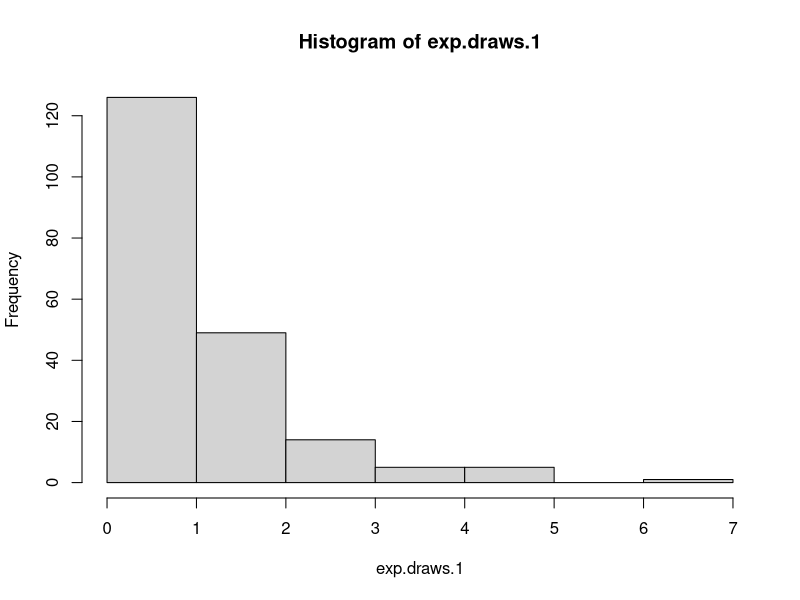
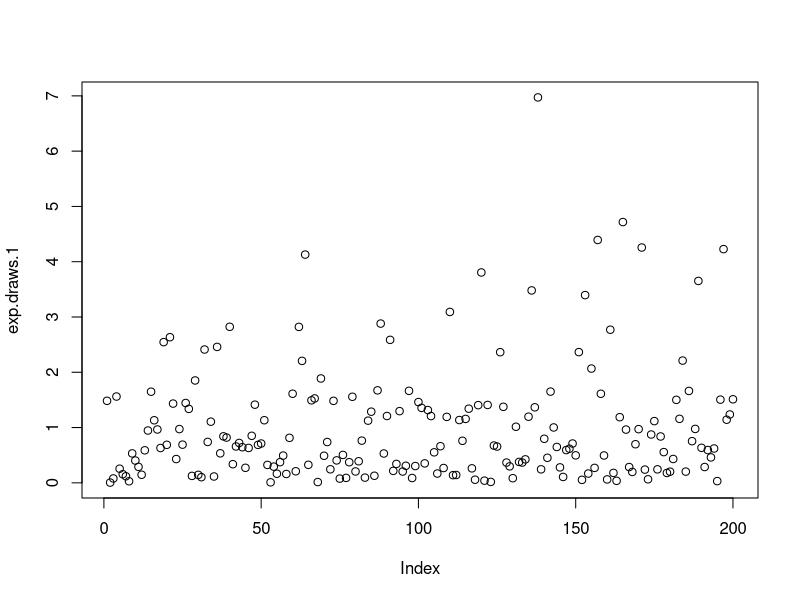
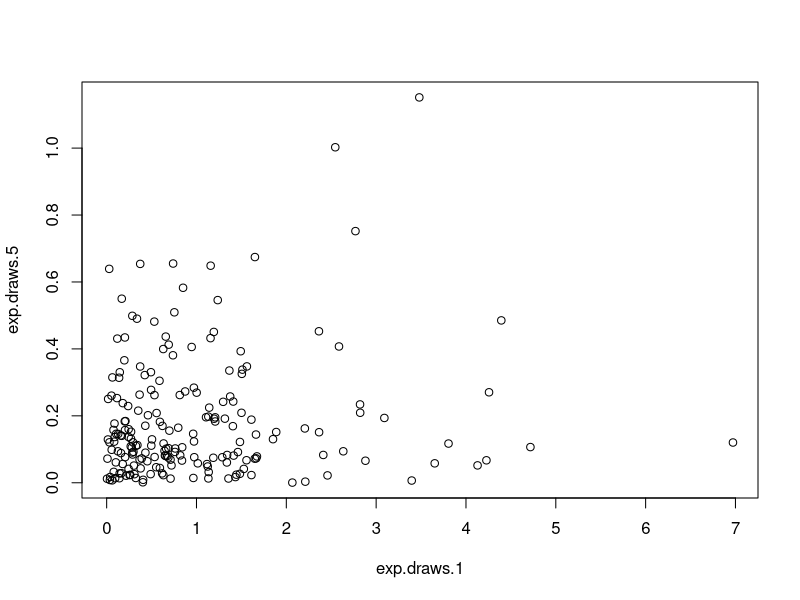
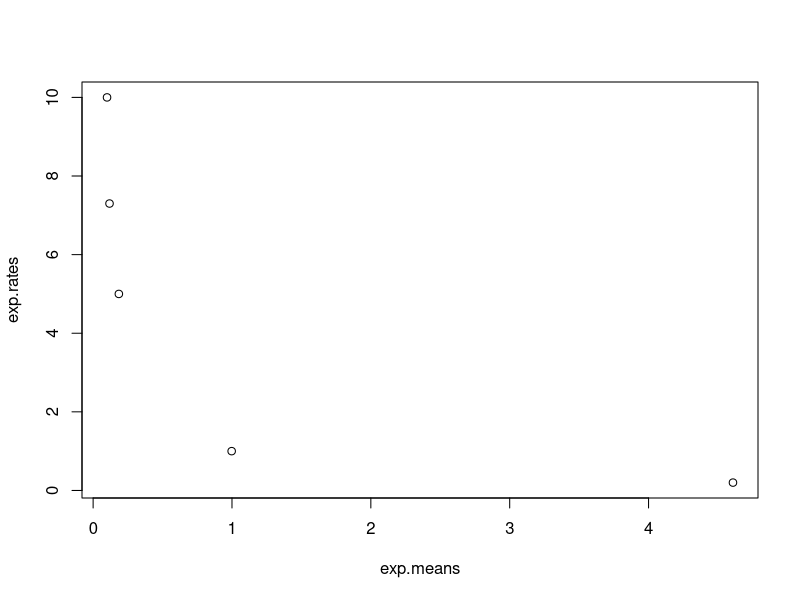
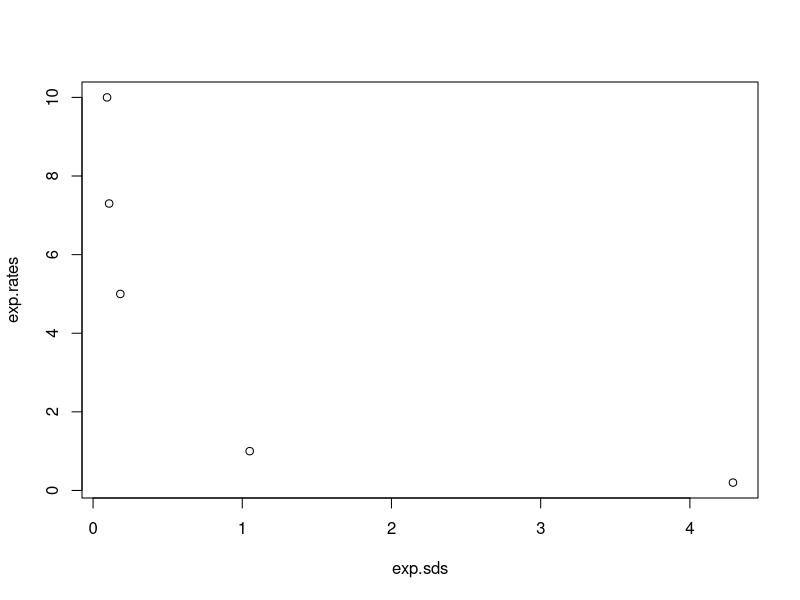
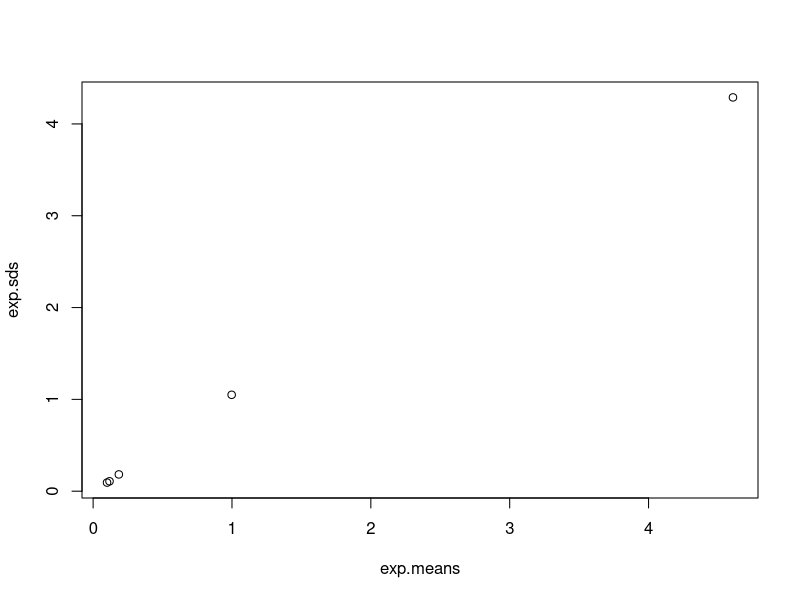
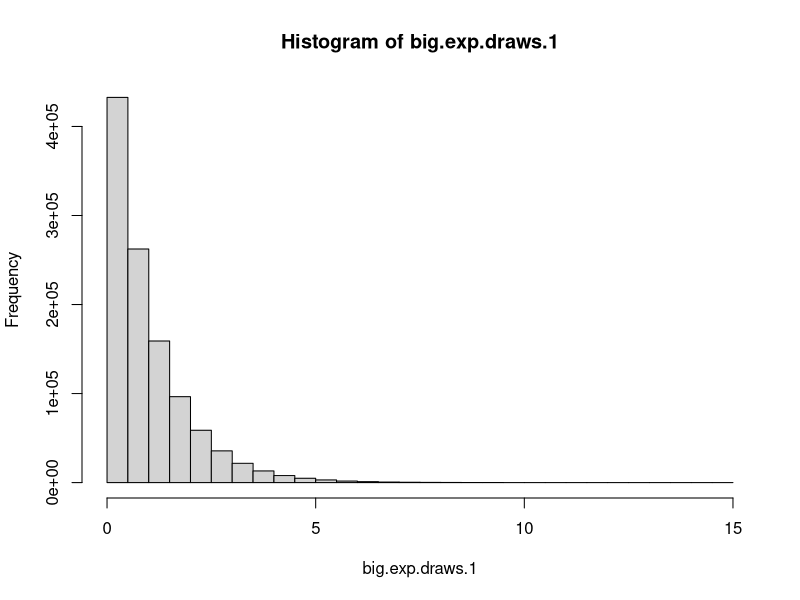
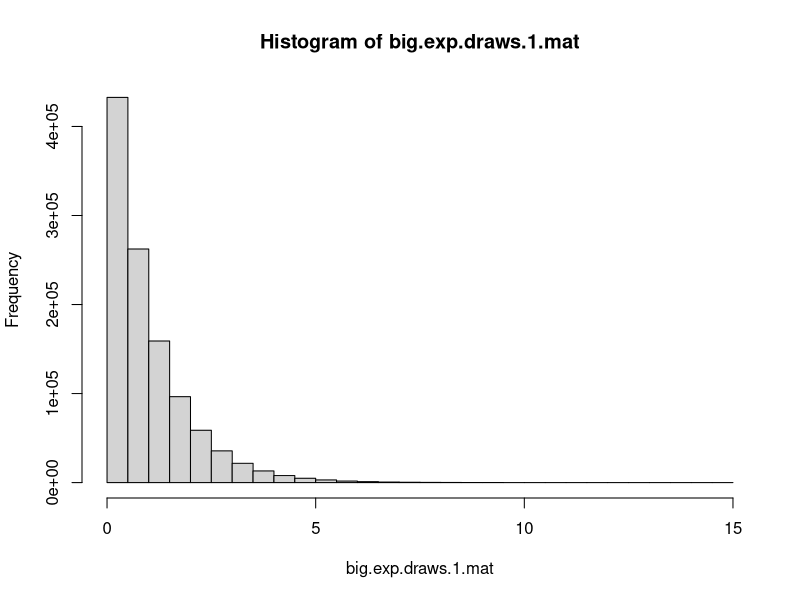

Write R code to recreate these figures, in order.
## ---- chunk 1
# Creating 200 random values from standard exp distribution and storing them into exp.draws.1
exp.draws.1 <- rexp(200)
# Mean and sd of exp.draws.1
mean(exp.draws.1)
sd(exp.draws.1)
## ---- chunk 2
# Creating 200 random values from standard exp for each specified rate
exp.draws.0.2 <- rexp(200, rate = .2)
exp.draws.5 <- rexp(200, rate = 5)
exp.draws.7.3 <- rexp(200, rate = 7.3)
exp.draws.10 <- rexp(200, rate = 10)
## ---- chunk 3
# Draws histogram of standard exponential vector
hist(exp.draws.1)
## ---- chunk 4
# Plots all values of the standard exponential vector
plot(exp.draws.1)    
## ---- chunk 5
# Plots standard exponential vector on x axis and rate = 5 exponential vector on y axis
plot(exp.draws.1, exp.draws.5)
## ---- chunk 6
# Vector of means of each exponential distribution vector
exp.means = c(mean(exp.draws.1), mean(exp.draws.0.2), mean(exp.draws.5), mean(exp.draws.7.3), mean(exp.draws.10))
# Vector of specified rates of each exponential distribution vector
exp.rates = c(1, .2, 5, 7.3, 10)
# Plots means on x axis, rates on y axis
plot(exp.means, exp.rates)
## ---- chunk 7
# Vector of standard deviations of each exponential distribution vector
exp.sds <- c(sd(exp.draws.1), sd(exp.draws.0.2), sd(exp.draws.5), sd(exp.draws.7.3), sd(exp.draws.10))
# Plots standard deviations on x axis, rates on y axis
plot(exp.sds, exp.rates)
## ---- chunk 8
# Means on x axis, standard deviations on y axis
plot(exp.means, exp.sds)
## ---- chunk 9
# Stores 1.1 million numbers from standard exponential
big.exp.draws.1 <- rexp(1100000)
# Mean and standard deviation of 1.1 million exponential vector
mean(big.exp.draws.1)
sd(big.exp.draws.1)
## ---- chunk 10
# Histogram of the 1.1 million exponential vector
hist(big.exp.draws.1)
## ---- chunk 11
# Creates a new vector big.exp.draws.2 with elements from big.exp.draws.1 that are greater than 1
big.exp.draws.2 <- big.exp.draws.1[big.exp.draws.1 > 1]
# Mean
mean(big.exp.draws.2)

## ---- chunk 12
# Turns big.exp.draws.1 into a matrix with 1100 rows and 1000 columns
big.exp.draws.1.mat <- matrix(big.exp.draws.1, nrow = 1100, ncol = 1000)
# Histogram of the new matrix
hist(big.exp.draws.1.mat)
big.exp.draws.1.hist <- hist(big.exp.draws.1.mat)
## ---- chunk 13
#Mean of 371st column of big.exp.draws.1.mat
mean(big.exp.draws.1.mat[,317])

## ---- chunk 14
# Use apply to find means of columns of big.exp.draws.1.mat
columnMeans <-  apply(big.exp.draws.1.mat, 2, mean)
# Plot histogram
hist(columnMeans)
